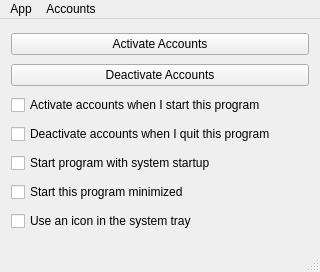
<?xml version="1.0" encoding="UTF-8"?>
<ui version="4.0">
 <class>MainWindow</class>
 <widget class="QMainWindow" name="MainWindow">
  <property name="geometry">
   <rect>
    <x>0</x>
    <y>0</y>
    <width>320</width>
    <height>272</height>
   </rect>
  </property>
  <property name="windowTitle">
   <string>StreamLogin Desktop Client</string>
  </property>
  <widget class="QWidget" name="centralWidget">
   <layout class="QVBoxLayout" name="verticalLayout">
    <item>
     <widget class="QPushButton" name="accountsActivate">
      <property name="text">
       <string>Activate Accounts</string>
      </property>
     </widget>
    </item>
    <item>
     <widget class="QPushButton" name="accountsDeactivate">
      <property name="text">
       <string>Deactivate Accounts</string>
      </property>
     </widget>
    </item>
    <item>
     <widget class="QCheckBox" name="autoStart">
      <property name="text">
       <string>Activate accounts when I start this program</string>
      </property>
     </widget>
    </item>
    <item>
     <widget class="QCheckBox" name="autoQuit">
      <property name="text">
       <string>Deactivate accounts when I quit this program</string>
      </property>
     </widget>
    </item>
    <item>
     <widget class="QCheckBox" name="systemStartup">
      <property name="text">
       <string>Start program with system startup</string>
      </property>
     </widget>
    </item>
    <item>
     <widget class="QCheckBox" name="startMinimized">
      <property name="text">
       <string>Start this program minimized</string>
      </property>
     </widget>
    </item>
    <item>
     <widget class="QCheckBox" name="systemTray">
      <property name="text">
       <string>Use an icon in the system tray</string>
      </property>
     </widget>
    </item>
   </layout>
  </widget>
  <widget class="QMenuBar" name="menuBar">
   <property name="geometry">
    <rect>
     <x>0</x>
     <y>0</y>
     <width>320</width>
     <height>23</height>
    </rect>
   </property>
   <widget class="QMenu" name="menuApp">
    <property name="title">
     <string>App</string>
    </property>
    <addaction name="actionAppExit"/>
   </widget>
   <widget class="QMenu" name="menuAccounts">
    <property name="title">
     <string>Accounts</string>
    </property>
    <addaction name="actionAccountsEdit"/>
   </widget>
   <addaction name="menuApp"/>
   <addaction name="menuAccounts"/>
  </widget>
  <widget class="QStatusBar" name="statusBar">
   <property name="sizePolicy">
    <sizepolicy hsizetype="MinimumExpanding" vsizetype="MinimumExpanding">
     <horstretch>0</horstretch>
     <verstretch>0</verstretch>
    </sizepolicy>
   </property>
  </widget>
  <action name="actionAppExit">
   <property name="text">
    <string>Exit</string>
   </property>
  </action>
  <action name="actionAccountsEdit">
   <property name="text">
    <string>Edit</string>
   </property>
  </action>
 </widget>
 <layoutdefault spacing="6" margin="11"/>
 <resources/>
 <connections/>
</ui>
